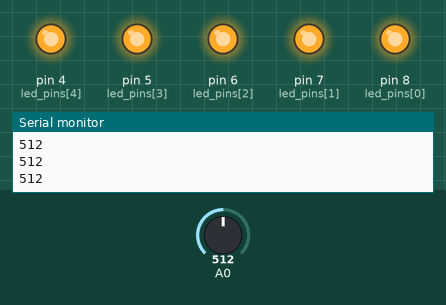
This sketch was run on a simulated Arduino Uno, built with avr-gcc and run on an emulated ATmega328P. Parts: output pins drawn as LEDs (lit = HIGH), the last lines printed to the serial monitor. The inputs (shaded band) are chosen by the test bench; at power-on: A0 = 512.

Above: at 1.2 s.
1.3 s: A0 set to 220
2.8 s: A0 set to 203
At 3.8 s:
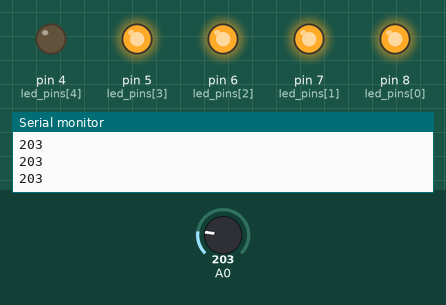
4.4 s: A0 set to 176
5.9 s: A0 set to 160
At 6.4 s:
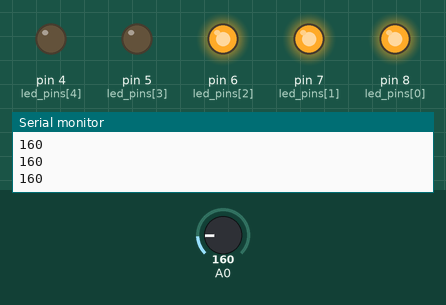
7.4 s: A0 set to 135
8.9 s: A0 set to 113
At 10.3 s:
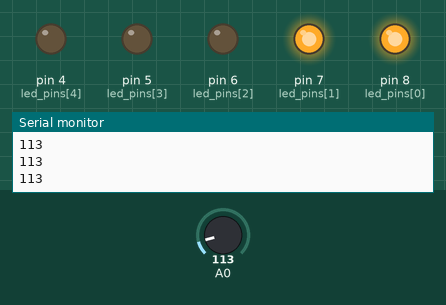
Timing chart, 0 to 11.5 s (numbered marks = the images above; inputs shaded):
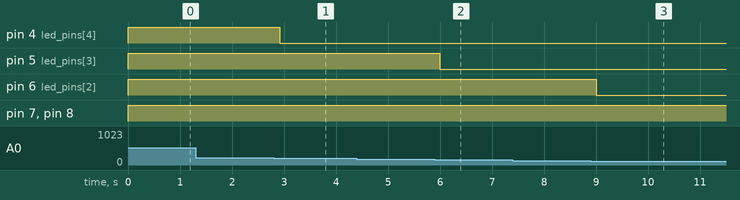

The sketch:

sound_sensor.ino
```cpp
int led_pins[5] = {8,7,6,5,4};
int values[5] = {};
int MAX_SND = 255;
float led_min_time_on = 100.0;
float leds_on[5] = {};

void setup()
{
    Serial.begin(9600);
    for(int i=0; i<5; i++)
    {
        pinMode(led_pins[i], OUTPUT);
        values[i] = MAX_SND / 6 * (i+1);
    }
}

void loop()
{
    int sensorValue = analogRead(A0);

    for(int i=0; i<5; i++)
    {
        if (sensorValue > values[i])
        {
            digitalWrite(led_pins[i], HIGH);
            leds_on[i] = millis();
        }

        if (leds_on[i] < millis() - led_min_time_on)
            digitalWrite(led_pins[i], LOW);
    }

    Serial.println(sensorValue);
    delay(30);
}
```

Measured:
- the behaviour switches between 211 and 210 on A0 (found by bisection; images 0 and 1)
- the behaviour switches between 169 and 168 on A0 (found by bisection; images 1 and 2)
- the behaviour switches between 127 and 126 on A0 (found by bisection; images 2 and 3)
- after the input at 2.8 s, pin 4 (led_pins[4]): HIGH → LOW after 0.12 s
- after the input at 5.9 s, pin 5 (led_pins[3]): HIGH → LOW after 0.09 s
- after the input at 8.9 s, pin 6 (led_pins[2]): HIGH → LOW after 0.11 s
